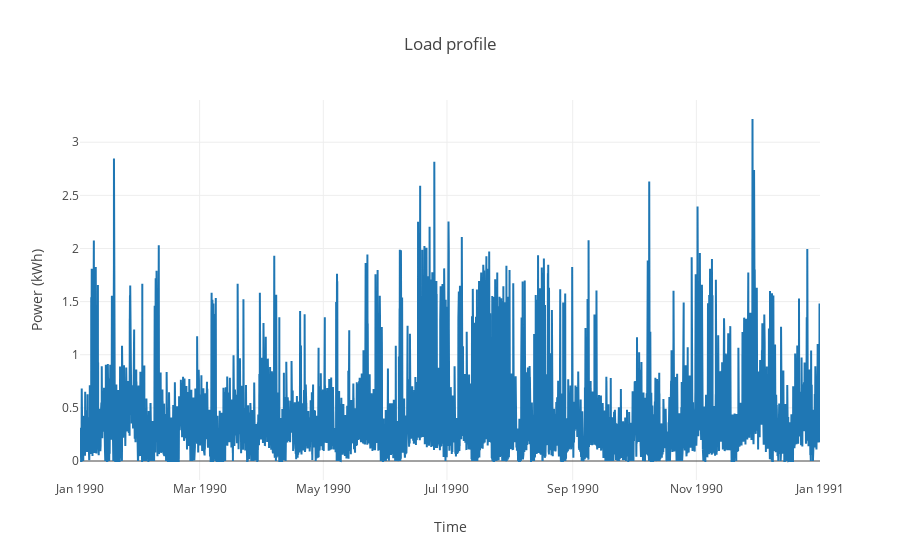
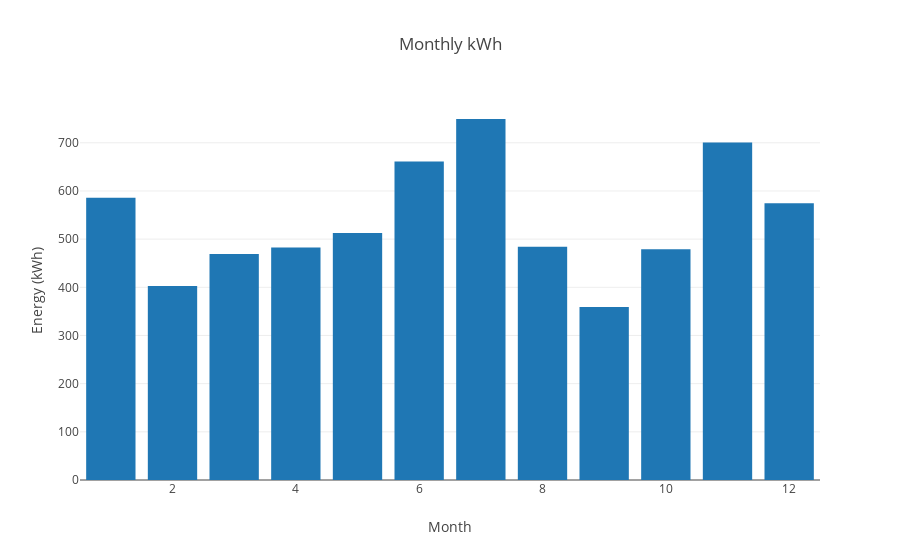

The cell these charts' notebook holds for them, in order:
### Code cell
# plotting load profile (for internal checks)
LoadProf=pd.read_json(Results['Load_Prof'])
LoadProf[0]=pd.to_datetime(LoadProf[0],unit='ms')
data =[go.Scatter(x= LoadProf[0], y= LoadProf[1],name='Load profile (kWh)', mode='lines')]

layout = go.Layout(title='Load profile' ,xaxis=dict(title='Time'),yaxis=dict(title='Power (kWh)'))
fig = go.Figure(data, layout)
iplot(fig)

LoadProf['Month']=LoadProf[0].dt.month
LoadProf_monthly=LoadProf.groupby('Month').sum()
data =[go.Bar(x= LoadProf_monthly.index, y= LoadProf_monthly[1])]
layout = go.Layout(title='Monthly kWh' ,xaxis=dict(title='Month'),yaxis=dict(title='Energy (kWh)'))
fig = go.Figure(data, layout)
iplot(fig)
display('Annual kWh: ' + LoadProf_monthly[1].sum().astype(int).astype(str) +' kWh')

### Figure 1 — Plotly figure (JSON) as saved in the notebook; plotly's stock layout.template omitted (floating-point values rounded to 4 significant figures; data arrays with more than 128 entries replaced by an {"elided": "..."} marker saying what was removed)
{"data": [{"mode": "lines", "name": "Load profile (kWh)", "type": "scatter", "uid": "465a1aa8-4aac-4b87-b32a-2d4145dea113", "x": {"elided": "17520 str values"}, "y": {"elided": "17520 float values"}}], "layout": {"title": {"text": "Load profile"}, "xaxis": {"title": {"text": "Time"}}, "yaxis": {"title": {"text": "Power (kWh)"}}}}

### Figure 2 — Plotly figure (JSON) as saved in the notebook; plotly's stock layout.template omitted (floating-point values rounded to 4 significant figures)
{"data": [{"type": "bar", "uid": "5135e83a-9c81-42f6-afbc-f89a80531b8a", "x": [1, 2, 3, 4, 5, 6, 7, 8, 9, 10, 11, 12], "y": [586.1, 403.0, 469.4, 482.8, 512.7, 661.3, 749.4, 484.4, 359.1, 479.1, 700.4, 574.4]}], "layout": {"title": {"text": "Monthly kWh"}, "xaxis": {"title": {"text": "Month"}}, "yaxis": {"title": {"text": "Energy (kWh)"}}}}
